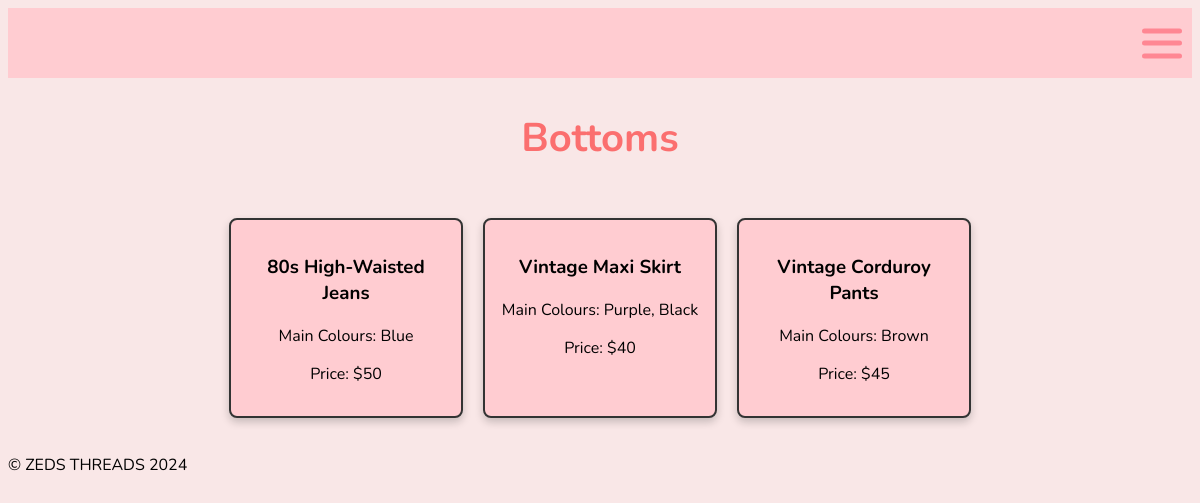
/clothes/Bottoms, run on the app's committed database.
### tables this page shows
CREATE TABLE clothing_category (catergoryid INTEGER PRIMARY KEY, catergory TEXT);

CREATE TABLE clothing_data (id INTEGER PRIMARY KEY, name TEXT (0, 100), main_colours TEXT (1, 100), price NUMERIC (1, 5), cat_id NUMERIC REFERENCES clothing_category (catergoryid));

### main.py (the view)
@app.route("/clothes/<clothing_type>")
def render_webpage(clothing_type):
    title = clothing_type
    category_query = "SELECT catergoryid FROM clothing_category WHERE catergory = ?"
    item_query = "SELECT name, main_colours, price FROM clothing_data WHERE cat_id = ?"
    con = create_connection(DATABASE)
    if con:
        cur = con.cursor()
        cur.execute(category_query, (clothing_type,))
        category_result = cur.fetchone()
        if category_result:
            cat_id = category_result[0]
            cur.execute(item_query, (cat_id,))
            clothing_list = cur.fetchall()
            con.close()
            return render_template('clothes.html', clothing=clothing_list, title=title)

### main.py (called while the page is built)
def create_connection(db_file):
    try:
        connection = sqlite3.connect(db_file)
        return connection
    except Error as e:
        print(e)
    return None

### templates/clothes.html (shortened to what this page needs)
{% extends "base.html" %}
{% block main %}
<h2 class="clothing-title">{{ title }}</h2>
<div class="clothing-container">
    {% for item in clothing %}
    <div class="clothing-item">
        <h3>{{ item[0] }}</h3>
        <p>Main Colours: {{ item[1] }}</p>
        <p>Price: ${{ item[2] }}</p>
    </div>
    {% endfor %}
</div>
{% endblock %}

### static/styles.css (style rules this page uses)
body { background-color: #f9e7e7; font-family: 'Nunito', sans-serif; }
.clothing-title { font-family: 'Nunito', sans-serif; text-align: center; font-size: 2.5rem; color: #fb6f6f; }
.clothing-container { display: flex; flex-wrap: wrap; gap: 20px; justify-content: center; padding: 20px; }
.clothing-item { background-color: rgb(255, 204, 209); font-family: 'Nunito', sans-serif; border: 2px solid #333; border-radius: 8px; padding: 15px; width: 200px; text-align: center; box-shadow: 0 4px 8px rgba(0, 0, 0, 0.2); transition: transform 0.2s; }

### data on the page
clothing_category: catergory "Bottoms"
clothing_data: name "80s High-Waisted Jeans", main_colours "Blue", price "50"
clothing_data: name "Vintage Maxi Skirt", main_colours "Purple, Black", price "40"
clothing_data: name "Vintage Corduroy Pants", main_colours "Brown", price "45"
